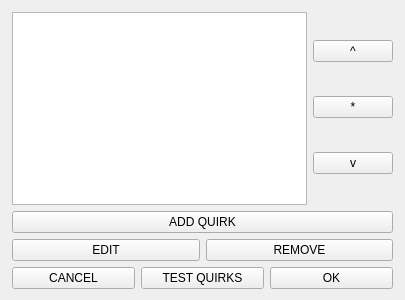
<?xml version="1.0" encoding="UTF-8"?>
<ui version="4.0">
 <class>Quirks</class>
 <widget class="QWidget" name="Quirks">
  <property name="geometry">
   <rect>
    <x>0</x>
    <y>0</y>
    <width>405</width>
    <height>300</height>
   </rect>
  </property>
  <property name="windowTitle">
   <string>Form</string>
  </property>
  <widget class="QWidget" name="verticalLayoutWidget">
   <property name="geometry">
    <rect>
     <x>0</x>
     <y>0</y>
     <width>405</width>
     <height>301</height>
    </rect>
   </property>
   <layout class="QVBoxLayout" name="verticalLayout">
    <property name="margin">
     <number>12</number>
    </property>
    <item>
     <layout class="QHBoxLayout" name="horizontalLayout">
      <item>
       <widget class="QListWidget" name="quirksList"/>
      </item>
      <item>
       <layout class="QVBoxLayout" name="verticalLayout_2">
        <item>
         <widget class="QPushButton" name="upButton">
          <property name="text">
           <string>^</string>
          </property>
         </widget>
        </item>
        <item>
         <widget class="QPushButton" name="groupButton">
          <property name="text">
           <string>*</string>
          </property>
         </widget>
        </item>
        <item>
         <widget class="QPushButton" name="downButton">
          <property name="text">
           <string>v</string>
          </property>
         </widget>
        </item>
       </layout>
      </item>
     </layout>
    </item>
    <item>
     <widget class="QPushButton" name="addQuirkButton">
      <property name="text">
       <string>ADD QUIRK</string>
      </property>
     </widget>
    </item>
    <item>
     <layout class="QHBoxLayout" name="horizontalLayout_2">
      <item>
       <widget class="QPushButton" name="editQuirkButton">
        <property name="text">
         <string>EDIT</string>
        </property>
       </widget>
      </item>
      <item>
       <widget class="QPushButton" name="removeQuirkButton">
        <property name="text">
         <string>REMOVE</string>
        </property>
       </widget>
      </item>
     </layout>
    </item>
    <item>
     <layout class="QHBoxLayout" name="horizontalLayout_3">
      <item>
       <widget class="QPushButton" name="cancelButton">
        <property name="text">
         <string>CANCEL</string>
        </property>
       </widget>
      </item>
      <item>
       <widget class="QPushButton" name="testButton">
        <property name="text">
         <string>TEST QUIRKS</string>
        </property>
       </widget>
      </item>
      <item>
       <widget class="QPushButton" name="okButton">
        <property name="text">
         <string>OK</string>
        </property>
       </widget>
      </item>
     </layout>
    </item>
   </layout>
  </widget>
 </widget>
 <resources/>
 <connections/>
</ui>
